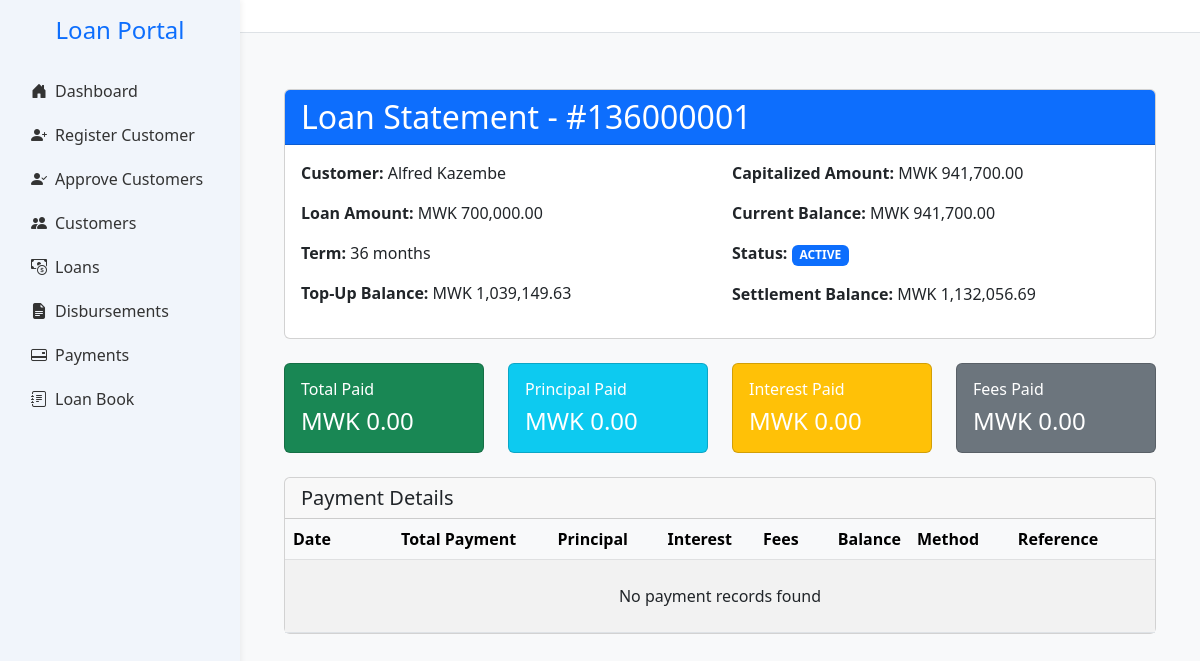
The page /loan/136000001/statement on the database as committed earlier.
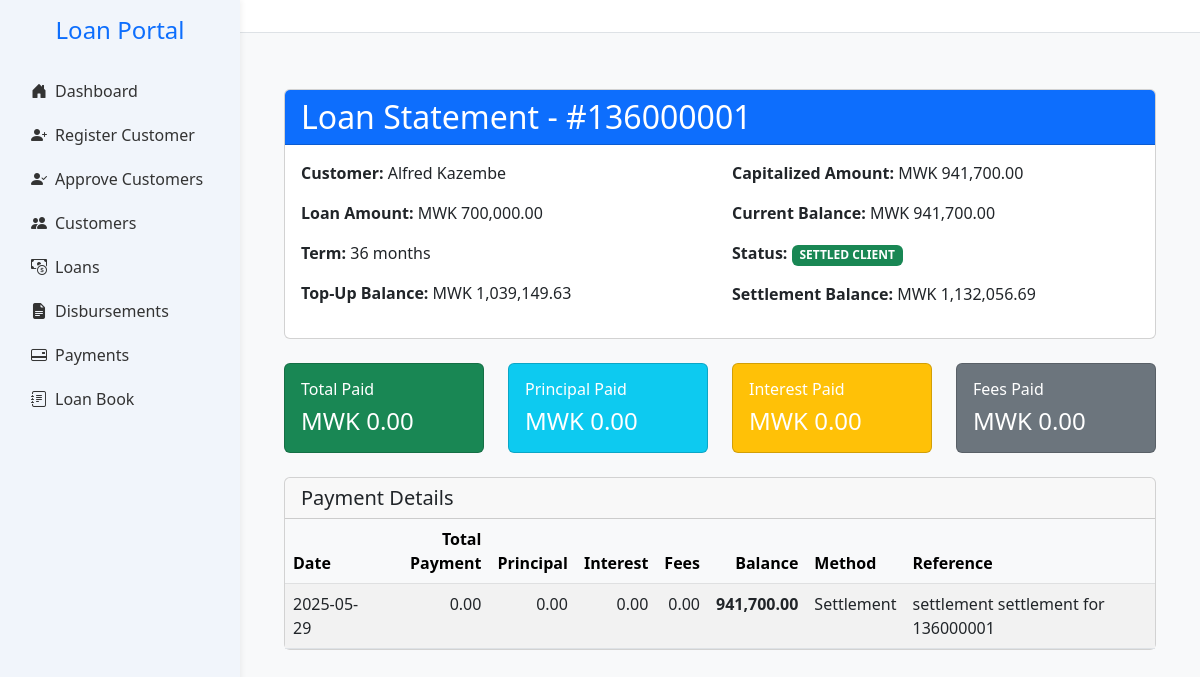
The same page on the database as committed later.
### app.py (models this page shows, shortened)
class LoanApplication(db.Model):
    __tablename__ = 'loan_applications'
    id = db.Column(db.Integer, primary_key=True)
    customer_id = db.Column(db.Integer, db.ForeignKey('customers.id'), nullable=False)
    loan_amount = db.Column(db.Float,nullable=False, default=0.0)
    status = db.Column(db.String(20), default='pending')
    created_at = db.Column(db.DateTime, default=datetime.utcnow)
    term_months = db.Column(db.Integer)
    monthly_instalment = db.Column(db.Float)
    total_repayment = db.Column(db.Float)
    effective_rate = db.Column(db.Float)
    category = db.Column(db.String(50))
    loan_category = db.Column(db.Integer, nullable=False)
    disbursed = db.Column(db.Boolean, default=False)
    disbursed_bank = db.Column(db.String(100))
    crb_fees = db.Column(db.Float, default=3000)
    origination_fees = db.Column(db.Float)
    insurance_fees = db.Column(db.Float)
    total_fees = db.Column(db.Float)
    collection_fees = db.Column(db.Float)
    schedule_id = db.Column(
    db.Integer,
    db.ForeignKey('repayment_schedules.id', use_alter=True, name='fk_schedule_id'),
    nullable=True
    )
    loan_number = db.Column(db.String(20), nullable=True, unique=True)
    file_number = db.Column(db.String(50))
    date_created = db.Column(db.DateTime, default=datetime.utcnow)
    disbursement_date = db.Column(db.Date, nullable=True)
    cash_to_client = db.Column(db.Float,nullable=False, default=0.0)
    top_up_interest = db.Column(db.Float, default=0.0)
    settlement_interest = db.Column(db.Float, default=0.0)
    closure_type = db.Column(db.String(20))  # 'settlement' or 'topup'
    closure_date = db.Column(db.DateTime)
    top_up_of = db.Column(db.Integer, db.ForeignKey('loan_applications.id'), nullable=True)
    application_status = db.Column(db.String(20), nullable=False, default='pending')
    loan_state = db.Column(db.String(20), nullable=False, default='active')
    performance_status = db.Column(db.String(20), nullable=False, default='performing')
    top_up_balance = db.Column(db.Float, default=0.0)
    settlement_balance = db.Column(db.Float, default=0.0)
    parent_loan_id = db.Column(
        db.Integer,
        db.ForeignKey('loan_applications.id'),
        nullable=True
    )
    topups = db.relationship(
        'LoanApplication',
        foreign_keys=[parent_loan_id],  # 👈 Specify which foreign key to use
        backref=db.backref('parent_loan', remote_side=[id]),
        cascade='all, delete-orphan'
    )
    payments = db.relationship('Payment', back_populates='loan', cascade='all, delete-orphan')
    customer = db.relationship('Customer', back_populates='loans')
    repayment_schedules = db.relationship(
        'RepaymentSchedule',
        back_populates='loan',
        cascade='all, delete-orphan',
        foreign_keys='RepaymentSchedule.loan_id'
        )

class Customer(db.Model):
    __tablename__ = 'customers'
    id = db.Column(db.Integer, primary_key=True)
    national_id = db.Column(db.String(20), unique=True, nullable=False)
    first_name = db.Column(db.String(100), nullable=False)
    last_name = db.Column(db.String(100), nullable=False)
    gender = db.Column(db.String(10))
    dob = db.Column(db.String(20))
    title = db.Column(db.String(20))
    email = db.Column(db.String(100), nullable=False)
    contact = db.Column(db.String(20))
    address = db.Column(db.String(255))
    next_of_kin_name = db.Column(db.String(20),nullable=False)
    next_of_kin_relationship = db.Column(db.String(20),nullable=False)
    next_of_kin_contact = db.Column(db.String(20))
    employer = db.Column(db.String(100), nullable=False)
    job_title = db.Column(db.String(100))
    salary = db.Column(db.Float)
    service_length = db.Column(db.String(50))
    bank_name = db.Column(db.String(100))
    bank_account = db.Column(db.String(20), nullable=False)
    salary_deposited = db.Column(db.String(10))
    district = db.Column(db.String(100))
    region = db.Column(db.String(100))
    amount_requested = db.Column(db.Float)
    status = db.Column(db.String(20), default='pending')
    is_approved_for_creation = db.Column(db.Boolean, default=False)
    maker_id = db.Column(db.Integer, nullable=False)
    checker_id = db.Column(db.Integer)
    is_approved_for_deletion = db.Column(db.Boolean, default=False)
    file_number = db.Column(db.String(20))
    created_at = db.Column(db.DateTime, default=datetime.utcnow)
    loans = db.relationship('LoanApplication', back_populates='customer')

class PaymentAllocation(db.Model):
    __tablename__ = 'payment_allocations'
    id = db.Column(db.Integer, primary_key=True)
    payment_id = db.Column(db.Integer, db.ForeignKey('payments.id'), nullable=False)
    principal = db.Column(db.Float, nullable=False)
    interest = db.Column(db.Float, nullable=False)
    fees = db.Column(db.Float, nullable=False)
    created_at = db.Column(db.DateTime, default=datetime.utcnow, nullable=False)
    __table_args__ = (
        db.UniqueConstraint('payment_id', name='uq_payment_allocation_payment_id'),
    )
    payment = db.relationship('Payment', back_populates='allocation')

class Payment(db.Model):
    __tablename__ = 'payments'
    id = db.Column(db.Integer, primary_key=True)
    loan_id = db.Column(db.Integer, db.ForeignKey('loan_applications.id'), nullable=False)
    amount = db.Column(db.Float, nullable=False)
    reference = db.Column(db.String(100))
    method = db.Column(db.String(50))
    status = db.Column(db.String(20), default='pending')
    created_at = db.Column(db.DateTime, default=datetime.utcnow, nullable=False)
    settlement_proof = db.Column(db.String(255))
    loan = db.relationship('LoanApplication', back_populates='payments')
    allocation = db.relationship('PaymentAllocation',
                               back_populates='payment',
                               uselist=False,
                               cascade='all, delete-orphan')

### app.py (the view)
@app.route('/loan/<loan_number>/statement')
def loan_statement(loan_number):
    try:
        loan = (LoanApplication.query
                .options(
                    db.joinedload(LoanApplication.customer),
                    db.joinedload(LoanApplication.payments)
                        .joinedload(Payment.allocation)
                )
                .filter_by(loan_number=loan_number)
                .first_or_404())
        config = PRICING.get(loan.term_months or 0, {})
        loan_amount = loan.loan_amount or 0
        capitalized_amount = (
            loan_amount +
            (loan_amount * config.get('origination', 0)) +
            (loan_amount * config.get('insurance', 0)) +
            config.get('crb', 0)
        )
        running_balance = capitalized_amount
        payments_made = 0
        for payment in sorted(loan.payments, key=lambda p: p.created_at):
            if payment.allocation and payment.allocation.principal:
                running_balance -= payment.allocation.principal
                payments_made += 1
        current_balance = max(round(running_balance, 2), 0.00)
        monthly_rate = config.get('rate', 0)
        term = loan.term_months
        remaining_term = term - payments_made
        if monthly_rate > 0 and term > 0:
            annuity_factor = (monthly_rate * (1 + monthly_rate) ** term) / ((1 + monthly_rate) ** term - 1)
            annuity_payment = capitalized_amount * annuity_factor
        else:
            annuity_payment = 0
        def calculate_projected_interest(months_ahead):
            temp_balance = current_balance
            total_interest = 0.0
            for _ in range(min(months_ahead, remaining_term)):
                if temp_balance <= 0:
                    break
                interest = temp_balance * monthly_rate
                principal = annuity_payment - interest
                principal = min(principal, temp_balance)
                total_interest += interest
                temp_balance -= principal
            return total_interest
        top_up_balance = round(current_balance + calculate_projected_interest(3), 2)
        settlement_balance = round(current_balance + calculate_projected_interest(6), 2)
        statement = []
        running_balance_display = capitalized_amount
        for payment in sorted(loan.payments, key=lambda p: p.created_at):
            if not payment.allocation:
                continue
            allocation = payment.allocation
            running_balance_display -= allocation.principal
            allocated_total = (allocation.principal or 0) + (allocation.interest or 0) + (allocation.fees or 0)
            valid_allocation = abs(allocated_total - payment.amount) < 0.01
            statement.append({
                'date': payment.created_at.strftime('%Y-%m-%d'),
                'total': payment.amount,
                'principal': allocation.principal,
                'interest': allocation.interest,
                'collection_fees': allocation.fees,
                'remaining_balance': round(running_balance_display, 2),
                'method': payment.method,
                'reference': payment.reference,
                'valid_allocation': valid_allocation
            })
        totals = {
            'paid': sum(p.amount for p in loan.payments),
            'principal': sum(p.allocation.principal for p in loan.payments if p.allocation),
            'interest': sum(p.allocation.interest for p in loan.payments if p.allocation),
            'fees': sum(p.allocation.fees for p in loan.payments if p.allocation)
        }
        print(f"current_balance={current_balance}, top_up_balance={top_up_balance}, settlement_balance={settlement_balance}")
        return render_template(
            'loan_statement.html',
            loan=loan,
            loan_state=loan.loan_state,
            statement=statement,
            capitalized_amount=round(capitalized_amount, 2),
            current_balance=current_balance,
            top_up_balance=top_up_balance,
            settlement_balance=settlement_balance,
            totals=totals
        )
    except Exception as e:
        flash(f"Error generating statement: {str(e)}", "danger")
        return redirect(url_for('loanbook'))
    except Exception as e:
        flash(f"Error generating statement: {str(e)}", "danger")
        return redirect(url_for('loanbook'))

### templates/loan_statement.html (shortened to what this page needs)
{% extends "base.html" %}
{% block content %}
<div class="container mt-4">
    <div class="card mb-4">
        <div class="card-header bg-primary text-white">
            <h2 class="mb-0">Loan Statement - #{{ loan.loan_number }}</h2>
        </div>
        <div class="card-body">
            <div class="row">
                <div class="col-md-6">
                    <p><strong>Customer:</strong> {{ loan.customer.first_name }} {{ loan.customer.last_name }}</p>
                    <p><strong>Loan Amount:</strong> MWK {{ "{:,.2f}".format(loan.loan_amount) }}</p>
                    <p><strong>Term:</strong> {{ loan.term_months }} months</p>
                    <p><strong>Top-Up Balance:</strong> MWK {{ "{:,.2f}".format(top_up_balance) }}</p>
                </div>
                <div class="col-md-6">
                    <p><strong>Capitalized Amount:</strong> MWK {{ "{:,.2f}".format(capitalized_amount) }}</p>
                    <p><strong>Current Balance:</strong> MWK {{ "{:,.2f}".format(current_balance) }}</p>
                    <p><strong>Status:</strong>
                        <span class="badge
                            {% if loan.loan_state == 'active' %}bg-primary
                            {% elif loan.loan_state == 'settled_client' %}bg-success
                            {% elif loan.loan_state == 'written_off' %}bg-danger
                            {% elif loan.loan_state == 'closed' %}bg-secondary
                            {% else %}bg-warning{% endif %}">
                            {{ loan.loan_state|upper|replace('_', ' ') }}
                        </span>
                    </p>
                    <p><strong>Settlement Balance:</strong> MWK {{ "{:,.2f}".format(settlement_balance) }}</p>
                </div>
            </div>
        </div>
    </div>
    <div class="row mb-4">
        <div class="col-md-3">
            <div class="card text-white bg-success h-100">
                <div class="card-body">
                    <h6 class="card-title">Total Paid</h6>
                    <p class="card-text h4">MWK {{ "{:,.2f}".format(totals.paid) }}</p>
                </div>
            </div>
        </div>
        <div class="col-md-3">
            <div class="card text-white bg-info h-100">
                <div class="card-body">
                    <h6 class="card-title">Principal Paid</h6>
                    <p class="card-text h4">MWK {{ "{:,.2f}".format(totals.principal) }}</p>
                </div>
            </div>
        </div>
        <div class="col-md-3">
            <div class="card text-white bg-warning h-100">
                <div class="card-body">
                    <h6 class="card-title">Interest Paid</h6>
                    <p class="card-text h4">MWK {{ "{:,.2f}".format(totals.interest) }}</p>
                </div>
            </div>
        </div>
        <div class="col-md-3">
            <div class="card text-white bg-secondary h-100">
                <div class="card-body">
                    <h6 class="card-title">Fees Paid</h6>
                    <p class="card-text h4">MWK {{ "{:,.2f}".format(totals.fees) }}</p>
                </div>
            </div>
        </div>
    </div>
    <div class="card">
        <div class="card-header">
            <h5 class="mb-0">Payment Details</h5>
        </div>
        <div class="card-body p-0">
            <div class="table-responsive">
                <table class="table table-striped table-hover mb-0">
                    <thead class="table-light">
                        <tr>
                            <th>Date</th>
                            <th class="text-end">Total Payment</th>
                            <th class="text-end">Principal</th>
                            <th class="text-end">Interest</th>
                            <th class="text-end">Fees</th>
                            <th class="text-end">Balance</th>
                            <th>Method</th>
                            <th>Reference</th>
                            <th></th>
                        </tr>
                    </thead>
                    <tbody>
                        {% for row in statement %}
                        <tr class="{% if not row.valid_allocation %}table-warning{% endif %}">
                            <td>{{ row.date }}</td>
                            <td class="text-end">{{ "{:,.2f}".format(row.total) }}</td>
                            <td class="text-end">{{ "{:,.2f}".format(row.principal) }}</td>
                            <td class="text-end">{{ "{:,.2f}".format(row.interest) }}</td>
                            <td class="text-end">{{ "{:,.2f}".format(row.collection_fees) }}</td>
                            <td class="text-end fw-bold">{{ "{:,.2f}".format(row.remaining_balance) }}</td>
                            <td>{{ row.method|title }}</td>
                            <td>{{ row.reference }}</td>
                            <td>
                            </td>
                        </tr>
                        {% else %}
                        <tr>
                            <td colspan="9" class="text-center py-4">No payment records found</td>
                        </tr>
                        {% endfor %}
                    </tbody>
                </table>
            </div>
        </div>
    </div>
</div>
{% endblock %}

Rows that differ between the two databases and show on the page:
changed LoanApplication: loan_state "ACTIVE" → "SETTLED CLIENT"
added PaymentAllocation: date "2025-05-29", principal "0.00", interest "0.00", collection_fees "0.00", remaining_balance "941,700.00", method "Settlement", reference "settlement settlement for 136000001"
added Payment: total "0.00"
Other text that changed with them:
text no longer shown: "No payment records found"
